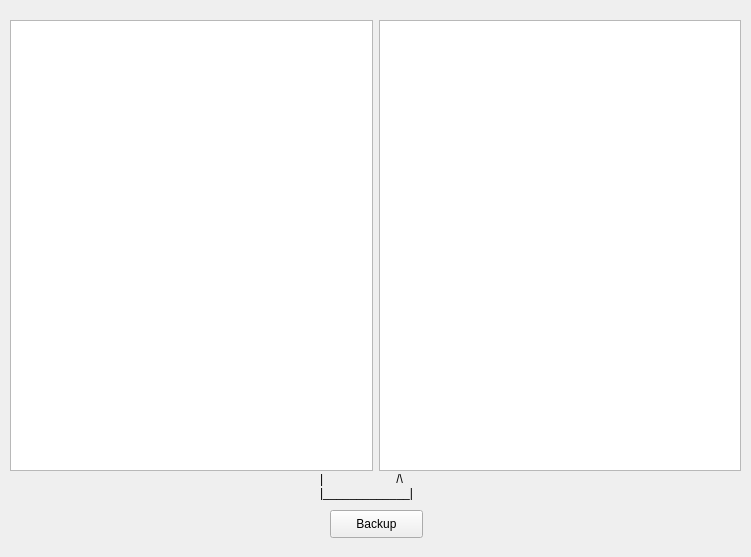
<?xml version="1.0" encoding="UTF-8"?>
<ui version="4.0">
 <class>file_manager</class>
 <widget class="QWidget" name="file_manager">
  <property name="geometry">
   <rect>
    <x>0</x>
    <y>0</y>
    <width>751</width>
    <height>557</height>
   </rect>
  </property>
  <property name="windowTitle">
   <string>Form</string>
  </property>
  <widget class="QWidget" name="horizontalLayoutWidget">
   <property name="geometry">
    <rect>
     <x>10</x>
     <y>20</y>
     <width>731</width>
     <height>451</height>
    </rect>
   </property>
   <layout class="QHBoxLayout" name="horizontalLayout">
    <item>
     <widget class="QListView" name="left_view"/>
    </item>
    <item>
     <widget class="QListView" name="right_view"/>
    </item>
   </layout>
  </widget>
  <widget class="QPushButton" name="backup_button">
   <property name="geometry">
    <rect>
     <x>330</x>
     <y>510</y>
     <width>93</width>
     <height>28</height>
    </rect>
   </property>
   <property name="text">
    <string>Backup</string>
   </property>
  </widget>
  <widget class="QLabel" name="label">
   <property name="geometry">
    <rect>
     <x>320</x>
     <y>470</y>
     <width>111</width>
     <height>31</height>
    </rect>
   </property>
   <property name="text">
    <string>|                      /\ 
|_____________|</string>
   </property>
  </widget>
 </widget>
 <resources/>
 <connections/>
</ui>
